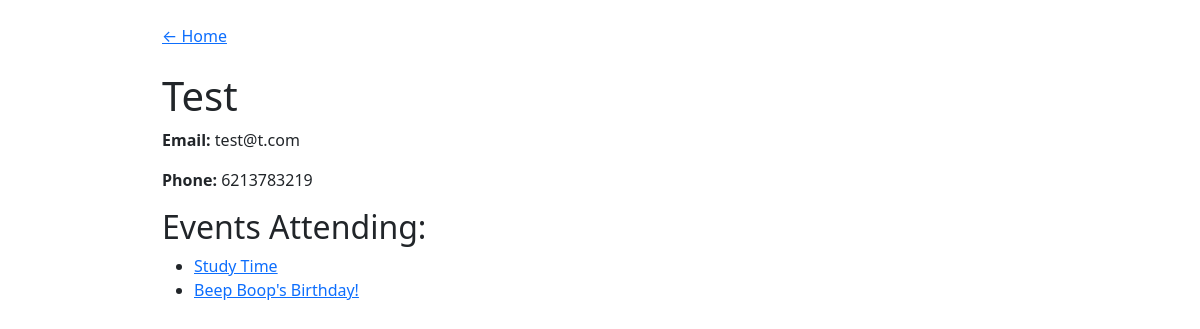
/guest/5, run on the app's committed database.
### events_app/models.py (models this page shows)
class Guest(db.Model):
    id = db.Column(db.Integer, primary_key=True)
    name = db.Column(db.String(80), nullable=False)
    email = db.Column(db.String(80), nullable=False, unique=True)
    phone = db.Column(db.Integer, nullable=False, unique=True)
    events_attending = db.relationship('Event', secondary='guest_events', back_populates="guests")

class Event(db.Model):
    id = db.Column(db.Integer, primary_key=True)
    title = db.Column(db.String(80), nullable=False)
    description = db.Column(db.String(80), nullable=False)
    date_and_time = db.Column(db.DateTime(timezone=True))
    guests = db.relationship('Guest', secondary = 'guest_events', back_populates="events_attending")
    event_type = db.Column(db.Enum(EventType), default=EventType.MISC)

### events_app/routes.py (the view)
@main.route('/guest/<guest_id>')
def guest_detail(guest_id):
    try:
        guest = Guest.query.filter_by(id=guest_id).one()
    except:
        print('Guest was not found')
    return render_template('guest_detail.html', guest=guest)

### events_app/templates/guest_detail.html
{% extends 'base.html' %}
{% block content %}
<a href="/">← Home</a>
<h1 class="pt-4">{{ guest.name }}</h1>
<p><strong>Email:</strong> {{guest.email}}</p>
<p><strong>Phone:</strong> {{guest.phone}}</p>
<h2>Events Attending:</h2>
<ul>
    {% for event in guest.events_attending %}
        <li><a href="/event/{{ event.id }}">{{event.title}}</a></li>
    {% endfor %}
</ul>
{% endblock %}

### events_app/static/style.css (style rules this page uses)
body { display: flex; justify-content: center; }

### data on the page
Guest: name "Test", email "test@t.com", phone "6213783219"
Event: title "Study Time"
Event: title "Beep Boop's Birthday!"
